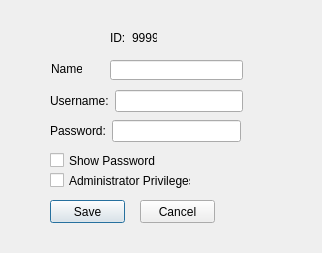
<?xml version="1.0" encoding="UTF-8"?>
<ui version="4.0">
 <class>EditUser</class>
 <widget class="QDialog" name="EditUser">
  <property name="geometry">
   <rect>
    <x>0</x>
    <y>0</y>
    <width>322</width>
    <height>253</height>
   </rect>
  </property>
  <property name="minimumSize">
   <size>
    <width>322</width>
    <height>253</height>
   </size>
  </property>
  <property name="maximumSize">
   <size>
    <width>322</width>
    <height>253</height>
   </size>
  </property>
  <property name="windowTitle">
   <string>Demented - Edit User</string>
  </property>
  <widget class="QLabel" name="label">
   <property name="geometry">
    <rect>
     <x>51</x>
     <y>61</y>
     <width>31</width>
     <height>16</height>
    </rect>
   </property>
   <property name="text">
    <string>Name:</string>
   </property>
  </widget>
  <widget class="QCheckBox" name="checkBox_admin">
   <property name="geometry">
    <rect>
     <x>50</x>
     <y>170</y>
     <width>141</width>
     <height>21</height>
    </rect>
   </property>
   <property name="text">
    <string>Administrator Privileges</string>
   </property>
  </widget>
  <widget class="QLineEdit" name="lineEdit_Name">
   <property name="geometry">
    <rect>
     <x>110</x>
     <y>60</y>
     <width>133</width>
     <height>20</height>
    </rect>
   </property>
  </widget>
  <widget class="QPushButton" name="pushButton_Save">
   <property name="geometry">
    <rect>
     <x>50</x>
     <y>200</y>
     <width>75</width>
     <height>23</height>
    </rect>
   </property>
   <property name="text">
    <string>Save</string>
   </property>
  </widget>
  <widget class="QPushButton" name="pushButton_Cancel">
   <property name="geometry">
    <rect>
     <x>140</x>
     <y>200</y>
     <width>75</width>
     <height>23</height>
    </rect>
   </property>
   <property name="text">
    <string>Cancel</string>
   </property>
  </widget>
  <widget class="QCheckBox" name="checkBox">
   <property name="geometry">
    <rect>
     <x>50</x>
     <y>150</y>
     <width>131</width>
     <height>21</height>
    </rect>
   </property>
   <property name="text">
    <string>Show Password</string>
   </property>
  </widget>
  <widget class="QWidget" name="layoutWidget">
   <property name="geometry">
    <rect>
     <x>50</x>
     <y>90</y>
     <width>193</width>
     <height>22</height>
    </rect>
   </property>
   <layout class="QHBoxLayout" name="horizontalLayout_2">
    <item>
     <widget class="QLabel" name="label_2">
      <property name="text">
       <string>Username:</string>
      </property>
     </widget>
    </item>
    <item>
     <widget class="QLineEdit" name="lineEdit_Username"/>
    </item>
   </layout>
  </widget>
  <widget class="QWidget" name="layoutWidget">
   <property name="geometry">
    <rect>
     <x>50</x>
     <y>120</y>
     <width>191</width>
     <height>22</height>
    </rect>
   </property>
   <layout class="QHBoxLayout" name="horizontalLayout_3">
    <item>
     <widget class="QLabel" name="label_3">
      <property name="text">
       <string>Password:</string>
      </property>
     </widget>
    </item>
    <item>
     <widget class="QLineEdit" name="lineEdit_Password"/>
    </item>
   </layout>
  </widget>
  <widget class="QWidget" name="layoutWidget">
   <property name="geometry">
    <rect>
     <x>110</x>
     <y>30</y>
     <width>47</width>
     <height>15</height>
    </rect>
   </property>
   <layout class="QHBoxLayout" name="horizontalLayout_4">
    <item>
     <widget class="QLabel" name="label_4">
      <property name="text">
       <string>ID:</string>
      </property>
     </widget>
    </item>
    <item>
     <widget class="QLabel" name="label_ID">
      <property name="text">
       <string>9999</string>
      </property>
     </widget>
    </item>
   </layout>
  </widget>
 </widget>
 <resources/>
 <connections/>
</ui>
